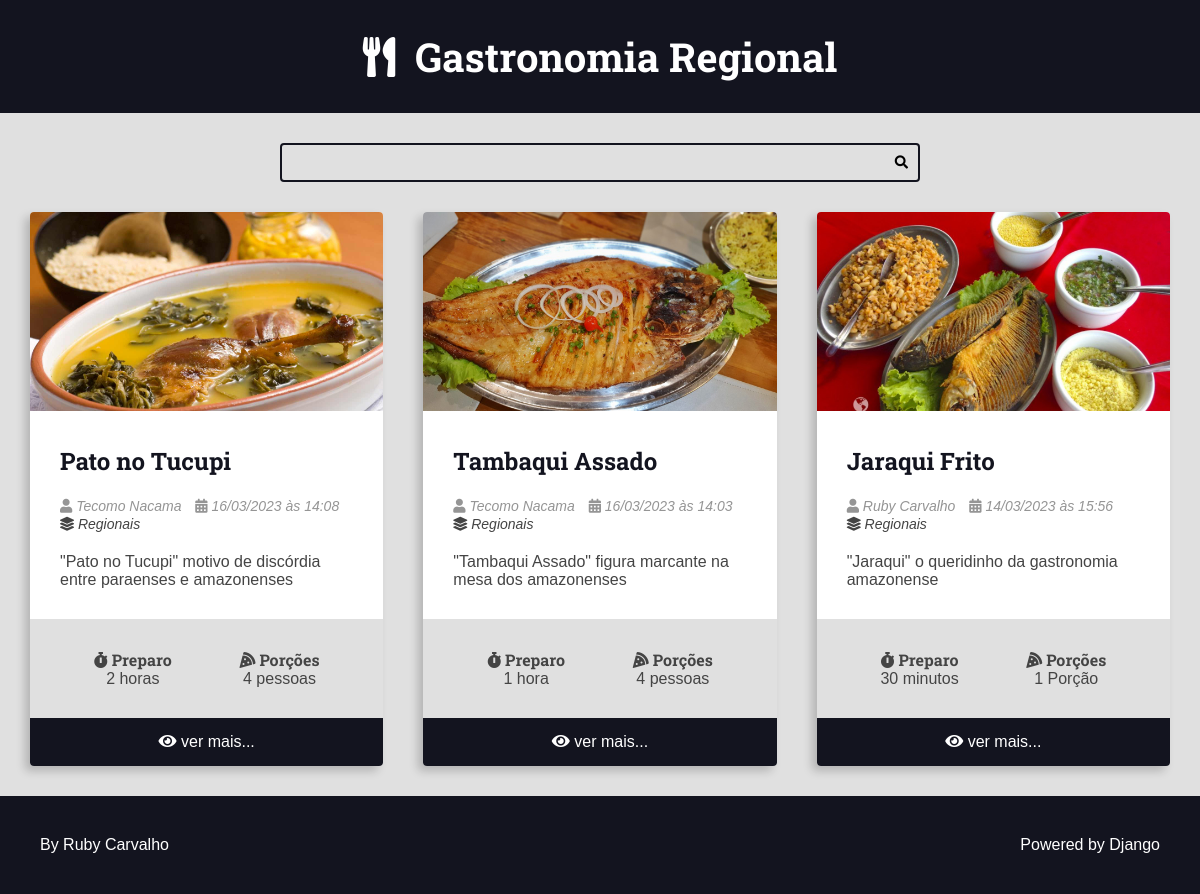
Page /recipes/category/3/ on the earlier database version.
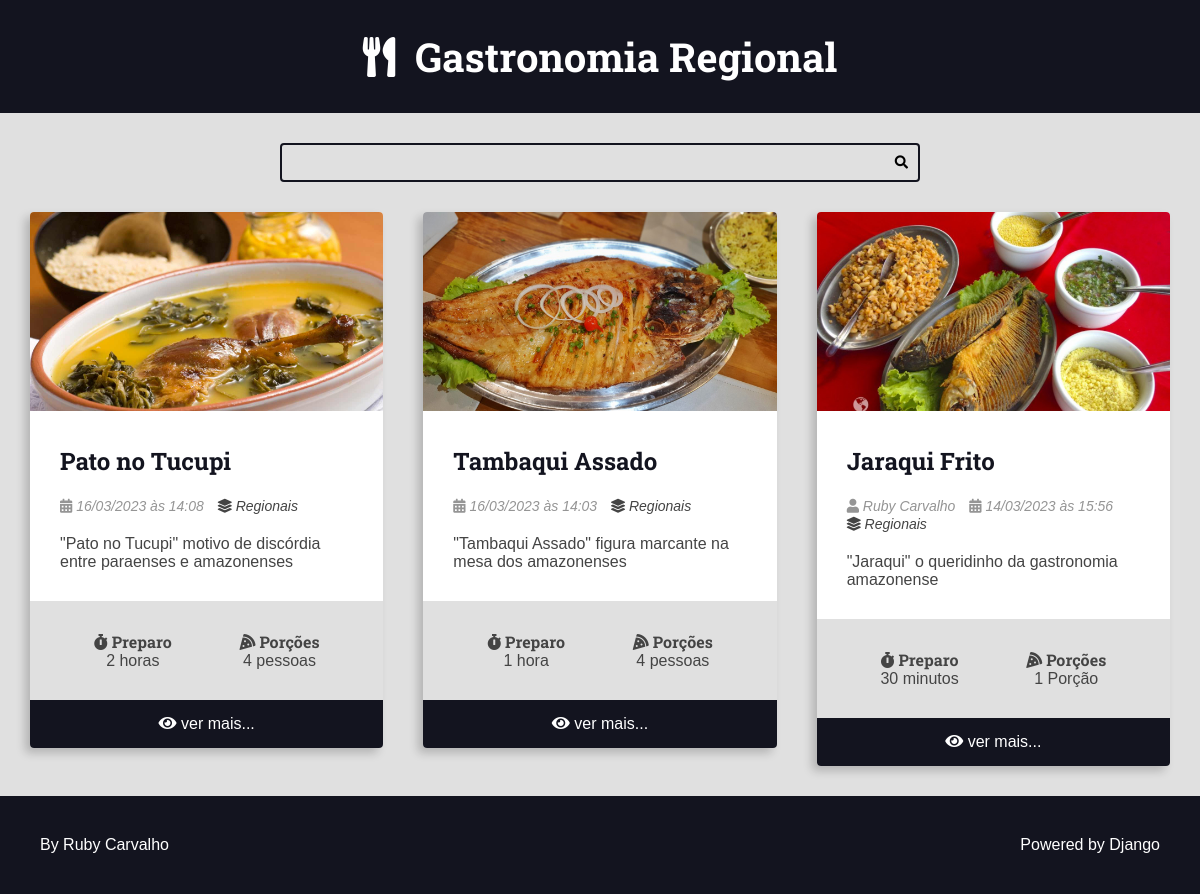
Same page on the later database version.
### recipes/models.py (models this page shows, shortened)
class Recipe(models.Model):
    title = models.CharField(max_length=65)
    description = models.CharField(max_length=165)
    slug = models.SlugField()
    preparation_time = models.IntegerField()
    preparation_time_unit = models.CharField(max_length=65)
    servings = models.IntegerField()
    servings_unit = models.CharField(max_length=65)
    preparation_steps = models.TextField()
    preparation_steps_is_html = models.BooleanField(default=False)
    created_at = models.DateTimeField(auto_now_add=True)
    updated_at = models.DateTimeField(auto_now=True)
    is_published = models.BooleanField(default=False)
    cover = models.ImageField(
        upload_to='recipes/covers/%Y/%m/%d/', blank=True, default='')
    category = models.ForeignKey(
        Category, on_delete=models.SET_NULL, null=True, blank=True,
        default=None
    )
    author = models.ForeignKey(
        User, on_delete=models.SET_NULL, null=True
    )

class Category(models.Model):
    name = models.CharField(max_length=65)

### recipes/views.py (the view)
# urls.py: path('recipes/category/<int:category_id>/',
def category(request, category_id):
    recipes = get_list_or_404(
        Recipe.objects.filter(
            category__id=category_id,
            is_published=True,
        ).order_by('-id')
    )
    return render(request, 'recipes/pages/category.html', context={
        'recipes': recipes,
        'title': f'{recipes[0].category.name} - categoria | '
    })

### recipes/templates/recipes/pages/category.html (shortened to what this page needs)
{% extends 'global/base.html' %}
{% block content %}
<div class="main-content main-content-list container">
    {% for recipe in recipes %}
        {% include 'recipes/partials/recipe.html' %}
    {% endfor %}
</div>
{% endblock content %}

### recipes/templates/recipes/partials/recipe.html (shortened to what this page needs)
<div class="recipe recipe-list-item">
    {% if recipe.cover %}
        <div class="recipe-cover">
            <a href="{% url 'recipes:recipe' recipe.id %}">
                <img src="{{ recipe.cover.url }}" alt="Temporário">
            </a>
        </div>
    {% endif %}
    <div class="recipe-title-container">
        <h2 class="recipe-title">
            <a href="{% url 'recipes:recipe' recipe.id %}">
                {{ recipe.title }}
            </a>
        </h2>
    </div>
    <div class="recipe-author">
        {% if  recipe.author is not None %}
        <span class="recipe-author-item">
            <i class="fas fa-user"></i>
            {% if recipe.author.first_name %}
                {{ recipe.author.first_name }} {{ recipe.author.last_name }}
            {% else %}
                {{ recipe.author.username }}
            {% endif %}
        </span>
        {% endif %}
        <span class="recipe-author-item">
            <i class="fas fa-calendar-alt"></i>
            {{ recipe.created_at|date:"d/m/Y" }} às {{ recipe.created_at|date:"H:i" }}
        </span>
        {% if recipe.category is not None %}
        <span class="recipe-author-item">
            <a href="{% url 'recipes:category' recipe.category.id %}">
                <i class="fas fa-layer-group"></i>
                <span>{{ recipe.category.name }}</span>
            </a>
        </span>
        {% endif %}
    </div>
    <div class="recipe-content">
        <p>{{ recipe.description }}</p>
    </div>
    <div class="recipe-meta-container">
        <div class="recipe-meta recipe-preparation">
            <h3 class="recipe-meta-title"><i class="fas fa-stopwatch"></i> Preparo</h3>
            <div class="recipe-meta-text">
                {{ recipe.preparation_time }} {{ recipe.preparation_time_unit }}
            </div>
        </div>
        <div class="recipe-meta recipe-servings">
            <h3 class="recipe-meta-title"><i class="fas fa-pizza-slice"></i> Porções</h3>
            <div class="recipe-meta-text">
                {{ recipe.servings }} {{ recipe.servings_unit }}
            </div>
        </div>
    </div>
    {% if is_detail_page is not True %}
        <footer class="recipe-footer">
            <a class="recipe-read-more button button-dark button-full-width" href="{% url 'recipes:recipe' recipe.id %}">
                <i class="fas fa-eye"></i>
                <span>ver mais...</span>
            </a>
        </footer>
    {% endif %}
</div>

Differences in the rows shown:
changed Recipe "Pato no Tucupi": author_id 4 → empty (drawn); author.first_name "Tecomo" → (not shown); author.last_name "Nacama" → (not shown)
changed Recipe "Tambaqui Assado": author_id 4 → empty (drawn); author.first_name "Tecomo" → (not shown); author.last_name "Nacama" → (not shown)
